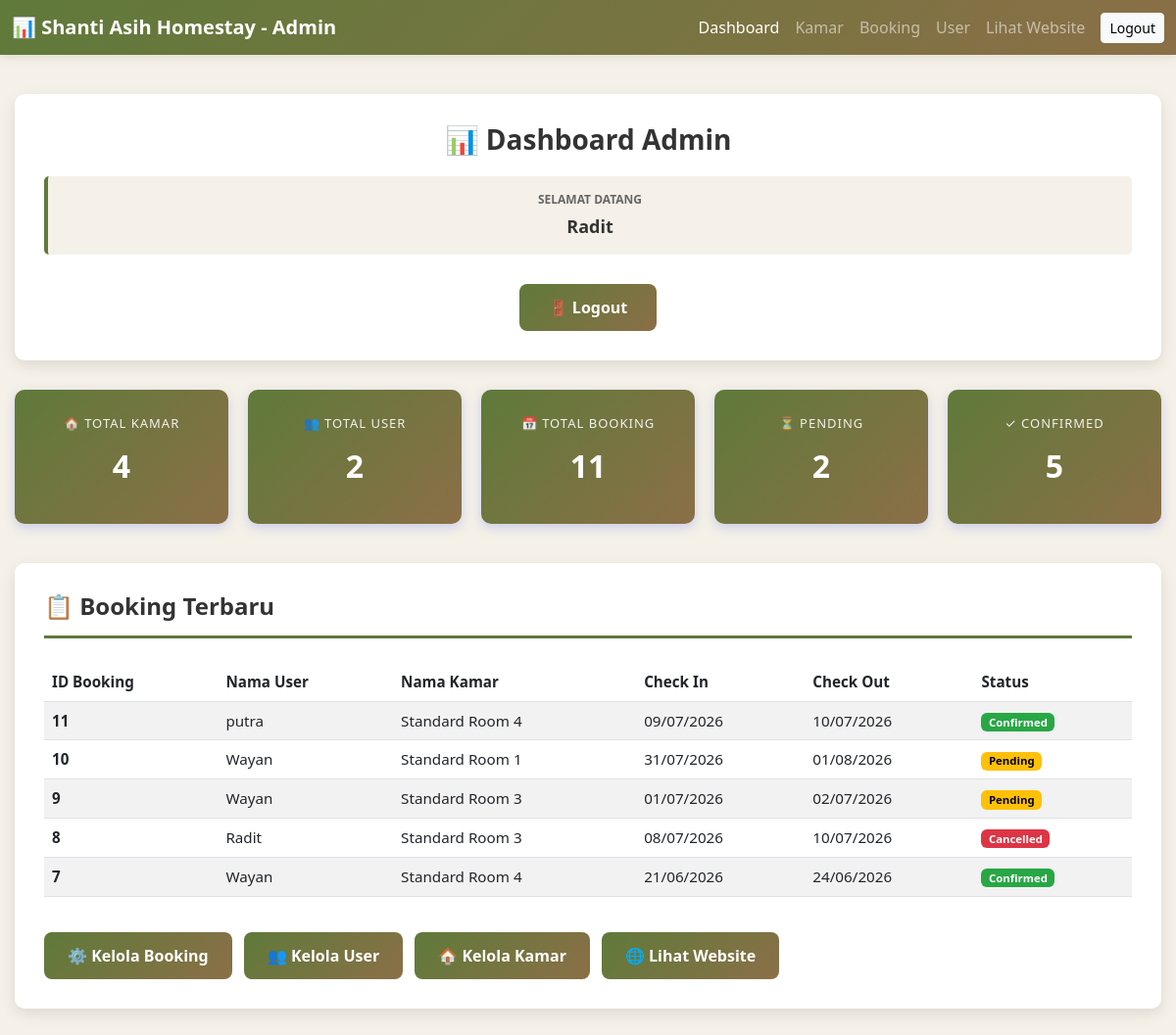
Screenshot of /admin/dashboard/index.php (signed in) with the database file from the repository.
### tables this page shows
CREATE TABLE `bookings` (
  `id_booking` int(11) NOT NULL,
  `user_id` int(11) NOT NULL,
  `room_id` int(11) NOT NULL,
  `check_in` date NOT NULL,
  `check_out` date NOT NULL,
  `jumlah_tamu` int(11) NOT NULL,
  `total_harga` decimal(12,2) NOT NULL,
  `status` enum('pending','confirmed','cancelled','completed') DEFAULT 'pending',
  `catatan` text DEFAULT NULL,
  `created_at` timestamp NOT NULL DEFAULT current_timestamp()
);

CREATE TABLE `users` (
  `id` int(11) NOT NULL,
  `nama` varchar(100) NOT NULL,
  `email` varchar(100) NOT NULL,
  `password` varchar(255) NOT NULL,
  `no_hp` varchar(20) DEFAULT NULL,
  `role` enum('admin','user') DEFAULT 'user',
  `created_at` timestamp NOT NULL DEFAULT current_timestamp()
);

CREATE TABLE `rooms` (
  `id_room` int(11) NOT NULL,
  `nama_room` varchar(100) NOT NULL,
  `harga` decimal(12,2) NOT NULL,
  `kapasitas` int(11) NOT NULL,
  `deskripsi` text DEFAULT NULL,
  `status` enum('available','unavailable') DEFAULT 'available',
  `main_image` varchar(255) DEFAULT NULL,
  `created_at` timestamp NOT NULL DEFAULT current_timestamp()
);

### admin/dashboard/index.php (the view, shortened to what this page needs)
<?php
include '../../config/koneksi.php';
$result_rooms = mysqli_query($conn, "SELECT COUNT(*) as total FROM rooms");
$total_rooms = mysqli_fetch_assoc($result_rooms)['total'];
$result_users = mysqli_query($conn, "SELECT COUNT(*) as total FROM users WHERE role = 'user'");
$total_users = mysqli_fetch_assoc($result_users)['total'];
$result_bookings = mysqli_query($conn, "SELECT COUNT(*) as total FROM bookings");
$total_bookings = mysqli_fetch_assoc($result_bookings)['total'];
$result_pending = mysqli_query($conn, "SELECT COUNT(*) as total FROM bookings WHERE status = 'pending'");
$total_pending = mysqli_fetch_assoc($result_pending)['total'];
$result_confirmed = mysqli_query($conn, "SELECT COUNT(*) as total FROM bookings WHERE status = 'confirmed'");
$total_confirmed = mysqli_fetch_assoc($result_confirmed)['total'];
$query_latest = "SELECT
                    b.id_booking,
                    u.nama,
                    r.nama_room,
                    b.check_in,
                    b.check_out,
                    b.status,
                    b.created_at
                FROM bookings b
                JOIN users u ON b.user_id = u.id
                JOIN rooms r ON b.room_id = r.id_room
                ORDER BY b.created_at DESC
                LIMIT 5";
$result_latest = mysqli_query($conn, $query_latest);
$latest_bookings = mysqli_fetch_all($result_latest, MYSQLI_ASSOC);
?>
<!DOCTYPE html>
<html lang="id">
<head>
    <link href="https://cdn.jsdelivr.net/npm/bootstrap@5.3.0/dist/css/bootstrap.min.css" rel="stylesheet">
</head>
<body>
    <nav class="navbar navbar-expand-lg navbar-dark">
        <div class="container-fluid">
            <span class="navbar-brand">📊 Shanti Asih Homestay - Admin</span>
            <div class="collapse navbar-collapse" id="navbarNav">
                <ul class="navbar-nav ms-auto align-items-lg-center">
                    <li class="nav-item">
                        <a class="nav-link active" href="index.php">Dashboard</a>
                    </li>
                    <li class="nav-item">
                        <a class="nav-link" href="../rooms/index.php">Kamar</a>
                    </li>
                    <li class="nav-item">
                        <a class="nav-link" href="../bookings/index.php">Booking</a>
                    </li>
                    <li class="nav-item">
                        <a class="nav-link" href="../users/index.php">User</a>
                    </li>
                    <li class="nav-item">
                        <a class="nav-link" href="../../index.php">Lihat Website</a>
                    </li>
                    <li class="nav-item ms-lg-2">
                        <a class="btn btn-light btn-sm" href="../../logout.php">Logout</a>
                    </li>
                </ul>
            </div>
        </div>
    </nav>
    <div class="dashboard-container">
        <div class="dashboard-card">
            <h1 class="dashboard-title">📊 Dashboard Admin</h1>
            <div class="info-item">
                <div class="info-label">Selamat Datang</div>
                <div class="info-value"><?php echo htmlspecialchars($_SESSION['nama']); ?></div>
            </div>
            <a href="../../logout.php" class="btn btn-primary btn-logout">
                🚪 Logout
            </a>
        </div>
        <div class="stats-container">
            <div class="stat-card">
                <div class="stat-label">🏠 Total Kamar</div>
                <div class="stat-value"><?php echo htmlspecialchars($total_rooms); ?></div>
            </div>
            <div class="stat-card">
                <div class="stat-label">👥 Total User</div>
                <div class="stat-value"><?php echo htmlspecialchars($total_users); ?></div>
            </div>
            <div class="stat-card">
                <div class="stat-label">📅 Total Booking</div>
                <div class="stat-value"><?php echo htmlspecialchars($total_bookings); ?></div>
            </div>
            <div class="stat-card">
                <div class="stat-label">⏳ Pending</div>
                <div class="stat-value"><?php echo htmlspecialchars($total_pending); ?></div>
            </div>
            <div class="stat-card">
                <div class="stat-label">✓ Confirmed</div>
                <div class="stat-value"><?php echo htmlspecialchars($total_confirmed); ?></div>
            </div>
        </div>
        <div class="recent-bookings-section">
            <h2 class="section-title">📋 Booking Terbaru</h2>
            <?php
            if (count($latest_bookings) > 0) {
            ?>
            <div style="overflow-x: auto;">
                <table class="table table-striped table-hover recent-table">
                    <thead>
                        <tr>
                            <th>ID Booking</th>
                            <th>Nama User</th>
                            <th>Nama Kamar</th>
                            <th>Check In</th>
                            <th>Check Out</th>
                            <th>Status</th>
                        </tr>
                    </thead>
                    <tbody>
                        <?php
                        foreach ($latest_bookings as $booking) {
                            $badge_class = '';
                            switch ($booking['status']) {
                                case 'pending':
                                    $badge_class = 'badge-pending';
                                    break;
                                case 'confirmed':
                                    $badge_class = 'badge-confirmed';
                                    break;
                                case 'cancelled':
                                    $badge_class = 'badge-cancelled';
                                    break;
                            }
                        ?>
                        <tr>
                            <td><strong><?php echo htmlspecialchars($booking['id_booking']); ?></strong></td>
                            <td><?php echo htmlspecialchars($booking['nama']); ?></td>
                            <td><?php echo htmlspecialchars($booking['nama_room']); ?></td>
                            <td><?php echo htmlspecialchars(date('d/m/Y', strtotime($booking['check_in']))); ?></td>
                            <td><?php echo htmlspecialchars(date('d/m/Y', strtotime($booking['check_out']))); ?></td>
                            <td>
                                <span class="badge <?php echo $badge_class; ?>">
                                    <?php echo ucfirst(htmlspecialchars($booking['status'])); ?>
                                </span>
                            </td>
                        </tr>
                        <?php
                        }
                        ?>
                    </tbody>
                </table>
            </div>
            <?php
            } else {
            ?>
            <div class="empty-message">
                📭 Belum ada booking yang masuk.
            </div>
            <?php
            }
            ?>
            <div class="action-buttons">
                <a href="../bookings/index.php" class="btn-action">
                    ⚙️ Kelola Booking
                </a>
                <a href="../users/index.php" class="btn-action">
                    👥 Kelola User
                </a>
                <a href="../rooms/index.php" class="btn-action">
                    🏠 Kelola Kamar
                </a>
                <a href="../../index.php" class="btn-action">
                    🌐 Lihat Website
                </a>
            </div>
        </div>
    </div>
</body>
</html>

### admin/dashboard/index.php (style rules this page uses)
body { background-color: #f5f1e8; min-height: 100vh; }
.navbar { background: linear-gradient(135deg, #5f7a3a 0%, #8b6f47 100%); box-shadow: 0 2px 10px rgba(0, 0, 0, 0.1); }
.navbar-brand { font-weight: 700; font-size: 20px; color: white !important; }
.dashboard-container { margin-top: 40px; max-width: 1200px; margin-left: auto; margin-right: auto; padding: 0 15px 40px 15px; }
.dashboard-card { background: white; border-radius: 10px; box-shadow: 0 5px 15px rgba(0, 0, 0, 0.1); padding: 30px; text-align: center; }
.dashboard-title { font-size: 28px; font-weight: 700; color: #333; margin-bottom: 20px; }
.info-item { background-color: #f5f1e8; border-left: 4px solid #5f7a3a; padding: 15px; margin-bottom: 15px; border-radius: 5px; text-align: center; }
.info-label { font-size: 12px; color: #666; font-weight: 600; text-transform: uppercase; margin-bottom: 5px; }
.info-value { font-size: 18px; color: #333; font-weight: 700; }
.btn-logout { background: linear-gradient(135deg, #5f7a3a 0%, #8b6f47 100%); border: none; border-radius: 8px; padding: 12px 30px; font-weight: 600; margin-top: 15px; max-width: 300px; display: inline-block; transition: transform 0.2s; }
.stats-container { display: grid; grid-template-columns: repeat(auto-fit, minmax(150px, 1fr)); gap: 20px; margin-top: 30px; }
.stat-card { background: linear-gradient(135deg, #5f7a3a 0%, #8b6f47 100%); color: white; border-radius: 10px; padding: 25px; text-align: center; box-shadow: 0 4px 12px rgba(102, 126, 234, 0.3); transition: transform 0.3s ease; }
.stat-value { font-size: 32px; font-weight: bold; margin: 10px 0; }
.stat-label { font-size: 13px; opacity: 0.9; text-transform: uppercase; letter-spacing: 1px; }
.recent-bookings-section { background: white; border-radius: 10px; box-shadow: 0 5px 15px rgba(0, 0, 0, 0.1); padding: 30px; margin-top: 40px; }
.section-title { font-size: 24px; font-weight: 700; color: #333; margin-bottom: 25px; padding-bottom: 15px; border-bottom: 3px solid #5f7a3a; }
.recent-table { font-size: 0.95rem; }
.recent-table thead { background: linear-gradient(135deg, #5f7a3a 0%, #8b6f47 100%); color: white; }
.badge-pending { background-color: #ffc107; color: #000; }
.badge-confirmed { background-color: #28a745; }
.badge-cancelled { background-color: #dc3545; }
.action-buttons { display: flex; gap: 12px; flex-wrap: wrap; margin-top: 20px; }
.btn-action { background: linear-gradient(135deg, #5f7a3a 0%, #8b6f47 100%); border: none; color: white; border-radius: 8px; padding: 12px 24px; font-weight: 600; text-decoration: none; display: inline-block; transition: transform 0.2s; }

### rows the page displays
bookings: id_booking "11", user.nama "putra", room.nama_room "Standard Room 4", check_in "09/07/2026", check_out "10/07/2026", status "Confirmed"
bookings: id_booking "10", user.nama "Wayan", room.nama_room "Standard Room 1", check_in "31/07/2026", check_out "01/08/2026", status "Pending"
bookings: id_booking "9", user.nama "Wayan", room.nama_room "Standard Room 3", check_in "01/07/2026", check_out "02/07/2026", status "Pending"
bookings: id_booking "8", user.nama "Radit", room.nama_room "Standard Room 3", check_in "08/07/2026", check_out "10/07/2026", status "Cancelled"
bookings: id_booking "7", user.nama "Wayan", room.nama_room "Standard Room 4", check_in "21/06/2026", check_out "24/06/2026", status "Confirmed"

### other values shown
$_SESSION['nama'] "Radit"
$total_rooms "4"
$total_users "2"
$total_bookings "11"
$total_pending "2"
$total_confirmed "5"
